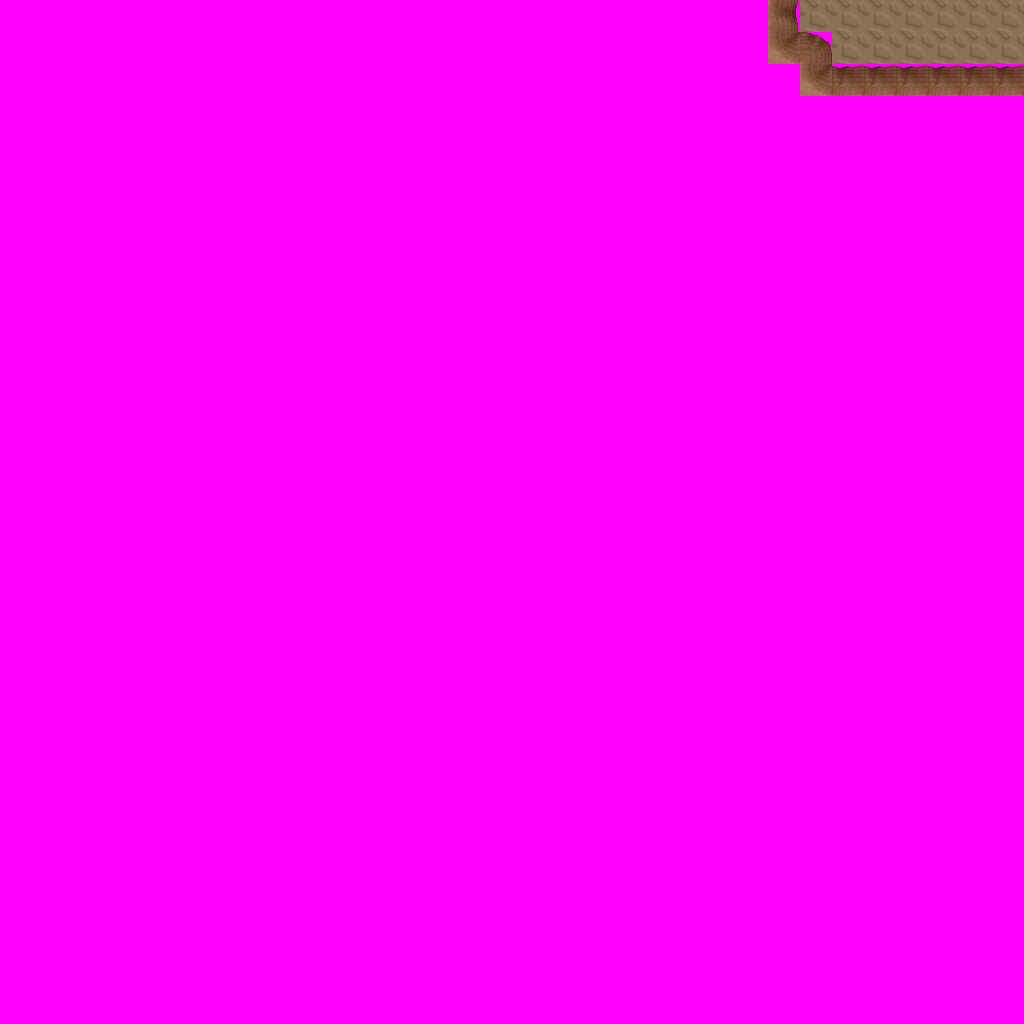

This game map was drawn from its Tiled (.tmx) file and the tilesets committed beside it. A one-line description and the trimmed map source follow:
An orthogonal 32x32 tile map with 32x32 px tiles, 6 tile layers (Ground, Objects, Above, Walkable, ...), 3 tilesets and 6 objects (3x newmap, from_west_0, from_south_0, from_south_1).

<map version="1.0" orientation="orthogonal" width="32" height="32" tilewidth="32" tileheight="32">
 <tileset firstgid="1" name="ground_brown" tilewidth="32" tileheight="32">
  <image source="../drawable/ground_brown.png" width="160" height="32" />
 </tileset>
 <tileset firstgid="6" name="building_wall_int_sandstone" tilewidth="32" tileheight="32">
  <image source="../drawable/building_wall_int_sandstone.png" width="96" height="160" />
 </tileset>
 <tileset firstgid="21" name="walkable_sentinel" tilewidth="32" tileheight="32">
  <image source="../drawable/walkable_sentinel.png" width="32" height="32" />
 </tileset>
 <layer name="Ground" width="32" height="32">
  <data>[1024 cells, 1024 non-empty, 2 distinct tile ids]</data>
 </layer>
 <layer name="Objects" width="32" height="32">
  <data>[1024 cells, 0 non-empty, 0 distinct tile ids]</data>
 </layer>
 <layer name="Above" width="32" height="32">
  <data>[1024 cells, 0 non-empty, 0 distinct tile ids]</data>
 </layer>
 <layer name="Walkable" width="32" height="32">
  <data>[1024 cells, 1011 non-empty, 1 distinct tile ids]</data>
 </layer>
 <layer name="Objects_stendhal" width="32" height="32">
  <data>[1024 cells, 10 non-empty, 4 distinct tile ids]</data>
 </layer>
 <layer name="Objects_stendhal2" width="32" height="32">
  <data>[1024 cells, 0 non-empty, 0 distinct tile ids]</data>
 </layer>
 <objectgroup name="Mapevents" width="32" height="32">
  <object name="exit_east_0" type="newmap" x="992" y="0" width="32" height="64">
   <properties>
    <property name="map" value="level_1_amazon_tunnel_x3_y3" />
    <property name="place" value="from_east_0" />
   </properties>
  </object>
  <object name="exit_north_0" type="newmap" x="800" y="0" width="32" height="32">
   <properties>
    <property name="map" value="level_1_amazon_tunnel_x2_y2" />
    <property name="place" value="from_north_0" />
   </properties>
  </object>
  <object name="exit_north_1" type="newmap" x="864" y="0" width="160" height="32">
   <properties>
    <property name="map" value="level_1_amazon_tunnel_x2_y2" />
    <property name="place" value="from_north_1" />
   </properties>
  </object>
 </objectgroup>
 <objectgroup name="Spawn" width="32" height="32">
  <object name="from_west_0" x="992" y="32" width="32" height="32" />
  <object name="from_south_0" x="800" y="0" width="32" height="32" />
  <object name="from_south_1" x="928" y="0" width="32" height="32" />
 </objectgroup>
 <objectgroup name="Keys" width="32" height="32" />
 <objectgroup name="Replace" width="32" height="32" />
</map>
